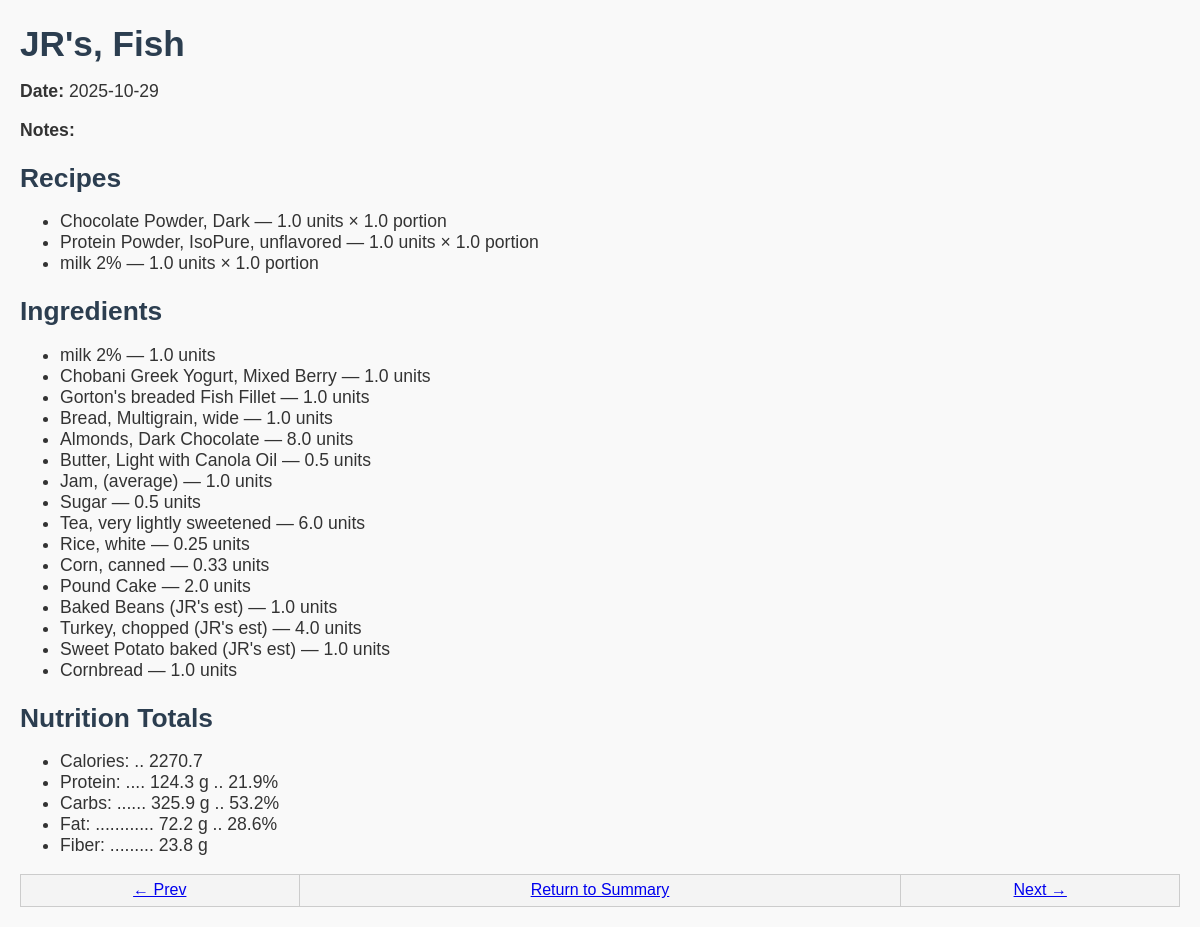
The app's page /view/menu/22 with its own data.
### tables this page shows
CREATE TABLE menus (
    id INTEGER PRIMARY KEY AUTOINCREMENT,
    name TEXT NOT NULL,
    date TEXT,
    notes TEXT
);

CREATE TABLE recipe_items (
    id INTEGER PRIMARY KEY AUTOINCREMENT,
    recipe_id INTEGER NOT NULL,
    ingredient_id INTEGER NOT NULL,
    amount REAL NOT NULL,
    unit TEXT,
    FOREIGN KEY (recipe_id) REFERENCES recipes(id),
    FOREIGN KEY (ingredient_id) REFERENCES ingredients(id)
);

CREATE TABLE ingredients (
    id INTEGER PRIMARY KEY AUTOINCREMENT,
    name TEXT NOT NULL,
    quantity REAL NOT NULL,
    unit TEXT NOT NULL,
    calories REAL,
    protein_g REAL,
    fiber_g REAL,
    fat_g REAL,
    carbs_g REAL,
    notes TEXT
);

CREATE TABLE menu_recipes (
    id INTEGER PRIMARY KEY AUTOINCREMENT,
    menu_id INTEGER NOT NULL,
    recipe_id INTEGER NOT NULL,
    portion REAL DEFAULT 1.0,
    FOREIGN KEY (menu_id) REFERENCES menus(id),
    FOREIGN KEY (recipe_id) REFERENCES recipes(id)
);

CREATE TABLE menu_items (
    id INTEGER PRIMARY KEY AUTOINCREMENT,
    menu_id INTEGER NOT NULL,
    ingredient_id INTEGER NOT NULL,
    amount REAL NOT NULL,
    unit TEXT,
    FOREIGN KEY (menu_id) REFERENCES menus(id),
    FOREIGN KEY (ingredient_id) REFERENCES ingredients(id)
);

### app.py (the view)
@app.route("/view/menu/<int:menu_id>")
def view_menu(menu_id):
    conn = sqlite3.connect("data/diet_tracker.db")
    c = conn.cursor()
    c.execute("SELECT id, name, date, notes FROM menus WHERE id = ?", (menu_id,))
    menu = c.fetchone()
    today = menu[2]
    c.execute("SELECT id FROM menus WHERE date < ? ORDER BY date DESC LIMIT 1", (today,))
    prev_menu = c.fetchone()
    prev_id = prev_menu[0] if prev_menu else None
    c.execute("SELECT id FROM menus WHERE date > ? ORDER BY date ASC LIMIT 1", (today,))
    next_menu = c.fetchone()
    next_id = next_menu[0] if next_menu else None
    c.execute("""
        SELECT r.name, mr.portion, ri.ingredient_id, ri.amount, i.name,
              i.calories, i.protein_g, i.carbs_g, i.fiber_g, i.fat_g, i.quantity
        FROM menu_recipes mr
        JOIN recipes r ON mr.recipe_id = r.id
        JOIN recipe_items ri ON ri.recipe_id = r.id
        JOIN ingredients i ON ri.ingredient_id = i.id
        WHERE mr.menu_id = ?
    """, (menu_id,))
    recipe_items = c.fetchall()
    c.execute("""
        SELECT i.name, mi.amount, i.calories, i.protein_g, i.carbs_g, i.fiber_g, i.fat_g, i.quantity
        FROM menu_items mi
        JOIN ingredients i ON mi.ingredient_id = i.id
        WHERE mi.menu_id = ?
    """, (menu_id,))
    direct_items = c.fetchall()
    c.execute("SELECT name, date, notes FROM menus WHERE id = ?", (menu_id,))
    menu = c.fetchone()
    today = menu[1]
    daily_data = get_daily_nutrition(c, today, today)
    conn.close()
    row = daily_data[0]  # ('2025-10-21', calories, carbs, protein, fiber, fat)
    per_prot = round((100*row[3] * 4) / row[1], 1) if row[1] else 0
    per_carb = round((100*(row[2]-row[4]) * 4) / row[1], 1) if row[1] else 0
    per_fat  = round((100*row[5] * 9) / row[1], 1) if row[1] else 0
    totals = {"calories": row[1],
              "carbs": row[2],
              "protein": row[3],
               "fiber": row[4],
               "fat": row[5],
               "pct_carb":per_carb,
               "pct_prot":per_prot,
               "pct_fat":per_fat }
    return render_template("view_menu.html",
        menu=menu,
        recipe_items=recipe_items,
        direct_items=direct_items,
        totals=totals,
        prev_id=prev_id,
        next_id=next_id
    )

### templates/view_menu.html (shortened to what this page needs)
<!DOCTYPE html>
<html>
<head>
    <link rel="stylesheet" href="{{ url_for('static', filename='style.css') }}">
</head>
<body>
    <h1>{{ menu[0] }}</h1>
    <p><strong>Date:</strong> {{ menu[1] }}</p>
    <p><strong>Notes:</strong> {{ menu[2] }}</p>
    <h2>Recipes</h2>
    <ul>
    {% for r in recipe_items %}
        <li>{{ r[4] }} — {{ r[3] }} units × {{ r[1] }} portion</li>
    {% endfor %}
    </ul>
    <h2>Ingredients</h2>
    <ul>
    {% for i in direct_items %}
        <li>{{ i[0] }} — {{ i[1] }} units</li>
    {% endfor %}
    </ul>
    <h2>Nutrition Totals</h2>
    <ul>
    <li>Calories: .. {{ totals.calories | round(1) }}</li>
    <li>Protein: .... {{ totals.protein | round(1) }} g .. {{ totals.pct_prot }}%</li>
    <li>Carbs: ...... {{ totals.carbs | round(1) }} g .. {{ totals.pct_carb }}%</li>
    <li>Fat: ............ {{ totals.fat | round(1) }} g .. {{ totals.pct_fat }}%</li>
    <li>Fiber: ......... {{ totals.fiber | round(1) }} g</li>
    </ul>
    <div class="form-actions">
    <table class="macro-table">
    <tbody>
        <tr><td>
        {% if prev_id %}
            <a href="{{ url_for('view_menu', menu_id=prev_id) }}" class="button">← Prev</a>
        {% endif %}
        </td><td>
        <a href="/" class="button">Return to Summary</a>
        </td><td>
        {% if next_id %}
            <a href="{{ url_for('view_menu', menu_id=next_id) }}" class="button">Next →</a>
        {% endif %}
    </td></tr>
    </tbody>
    </table>
    </div>
</body>
</html>

### static/style.css (style rules this page uses)
body { font-family: Arial, sans-serif; margin: 20px; background-color: #f9f9f9; color: #333; }
h1, h2 { color: #2c3e50; margin-bottom: 10px; }
.macro-table { width: 100%; border-collapse: collapse; margin-top: 1em; }
.macro-table th, .macro-table td { border: 1px solid #ccc; padding: 0.5em; text-align: center; background-color: #f4f4f4; font-size: 1em; }
@media only screen and (min-width: 769px) { body { font-size: 1.1em; } }
@media only screen and (min-width: 769px) { .macro-table th, .macro-table td { font-size: 1rem; padding: 0.4em 0.6em; } }

### records on screen
menus: name "JR's, Fish", date "2025-10-29"
recipe_items: name "Chocolate Powder, Dark", amount "1.0", portion "1.0"
recipe_items: name "Protein Powder, IsoPure, unflavored", amount "1.0", portion "1.0"
recipe_items: name "milk 2%", amount "1.0", portion "1.0"
menu_items: name "milk 2%", amount "1.0"
menu_items: name "Chobani Greek Yogurt, Mixed Berry", amount "1.0"
menu_items: name "Gorton's breaded Fish Fillet", amount "1.0"
menu_items: name "Bread, Multigrain, wide", amount "1.0"
menu_items: name "Almonds, Dark Chocolate", amount "8.0"
menu_items: name "Butter, Light with Canola Oil", amount "0.5"
menu_items: name "Jam, (average)", amount "1.0"
menu_items: name "Sugar", amount "0.5"
menu_items: name "Tea, very lightly sweetened", amount "6.0"
menu_items: name "Rice, white", amount "0.25"
menu_items: name "Corn, canned", amount "0.33"
menu_items: name "Pound Cake", amount "2.0"
menu_items: name "Baked Beans (JR's est)", amount "1.0"
menu_items: name "Turkey, chopped (JR's est)", amount "4.0"
menu_items: name "Sweet Potato baked (JR's est)", amount "1.0"
menu_items: name "Cornbread", amount "1.0"

### other values on screen
{{ totals.calories | round(1) }} "2270.7"
{{ totals.protein | round(1) }} "124.3"
{{ totals.pct_prot }} "21.9"
{{ totals.carbs | round(1) }} "325.9"
{{ totals.pct_carb }} "53.2"
{{ totals.fat | round(1) }} "72.2"
{{ totals.pct_fat }} "28.6"
{{ totals.fiber | round(1) }} "23.8"
